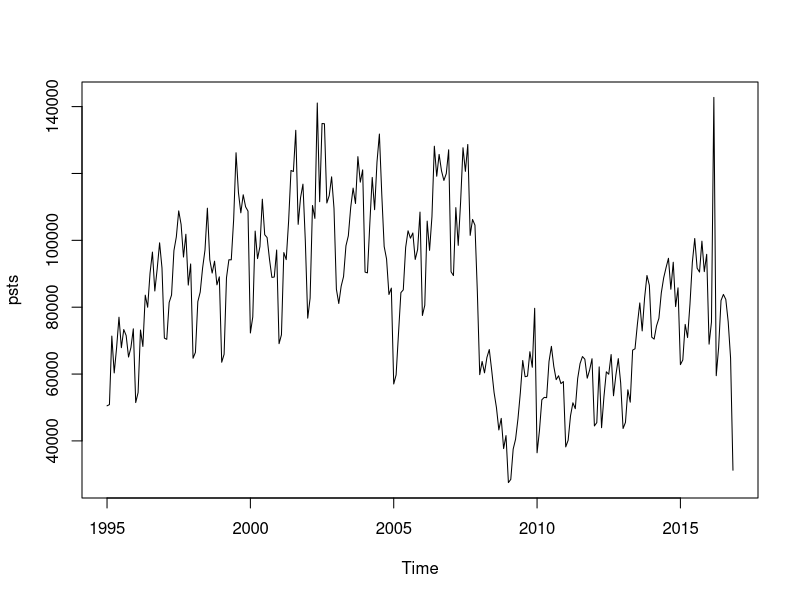
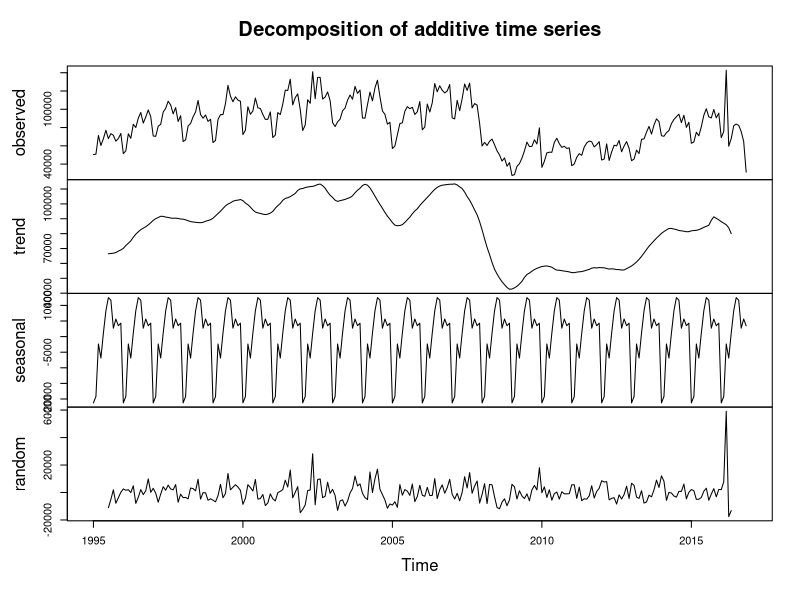
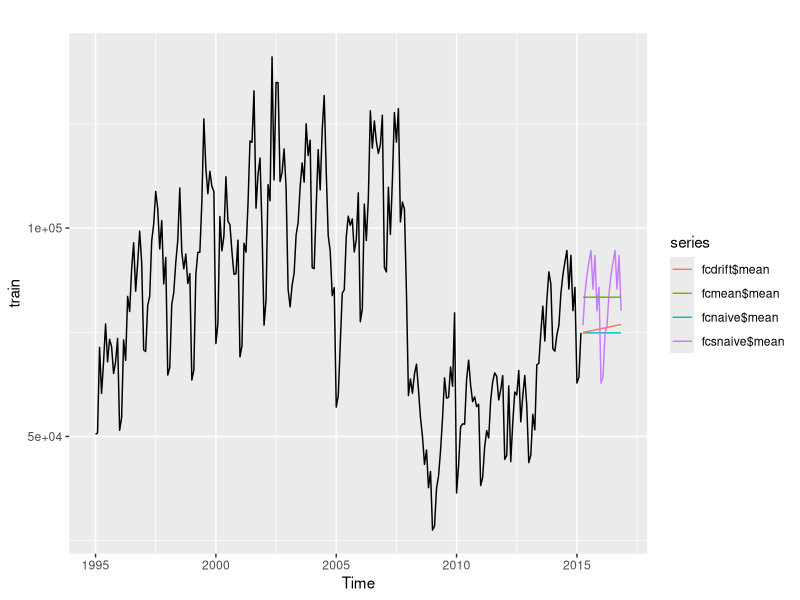
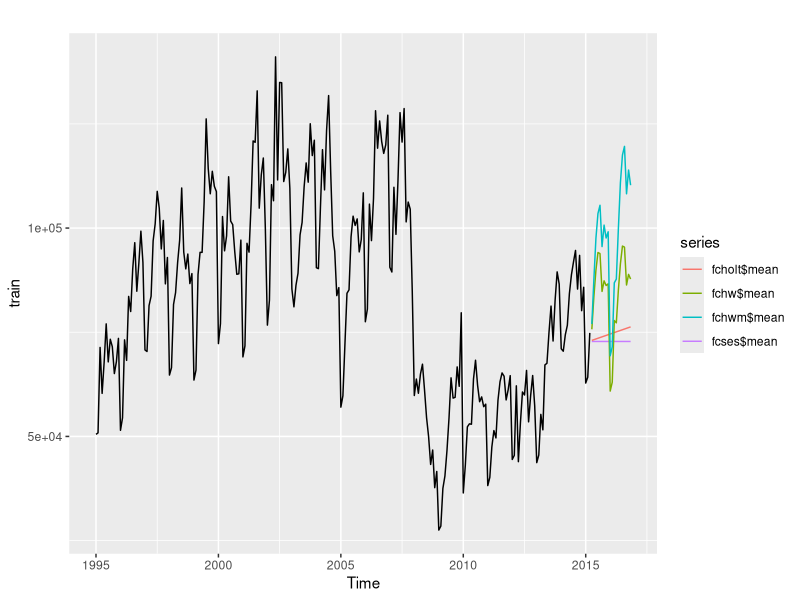
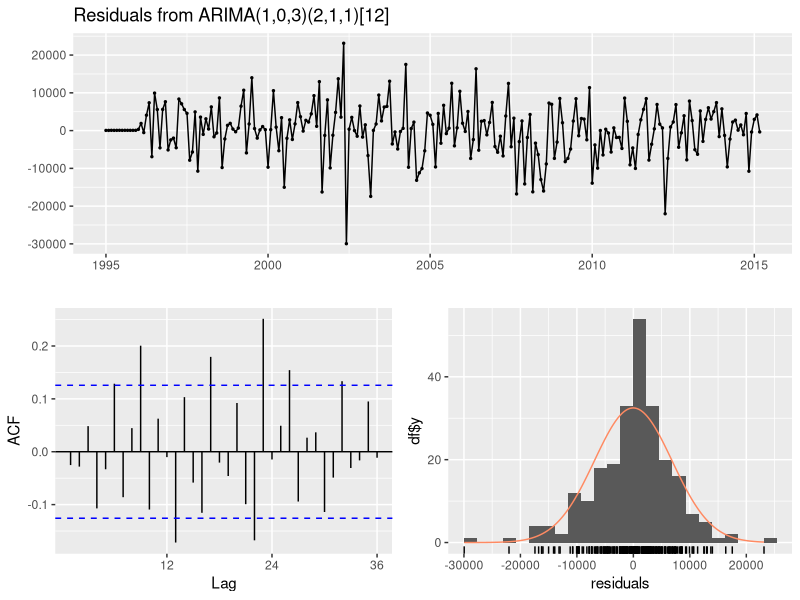
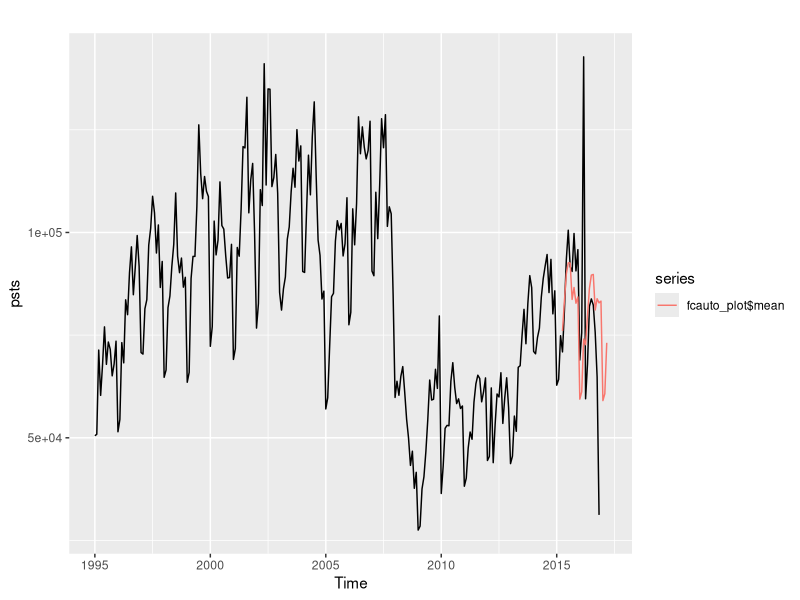
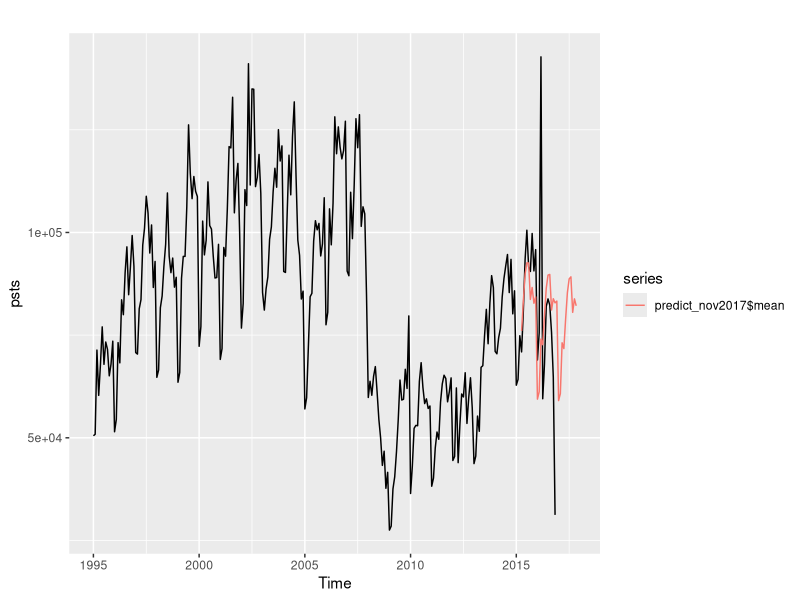

Generate these figures, in order, with R:
## R project: Time Series Forecasting of Property Sales in England and Wales
rm(list=ls())
library(forecast)

# Loading data
data <- read.csv("propertysales.csv")
summary(data)
head(data)

# Creating time series object
psts <- ts(data$Total_Sales, start = c(1995,1), end = c(2016,11), frequency = 12)
psts
length(psts)
plot(psts)

# Creating training and test dataset
train <- subset(psts, end = length(psts)-20)
test <- tail(psts,20)

# Decomposing the time series data
plot(decompose(psts)) 

# Using Simple Forecasting Methods 
fcnaive <- naive(train, h = 20) # Naive forecast
fcsnaive <- snaive(train, h = 20) # Seasonal Naive forecast
fcmean <- meanf(train, h = 20) # Mean forecast
fcdrift <- rwf(train, h = 20, drift = TRUE) # Drift forecast

# Plotting Simple Forecasting Methods 
autoplot(train) + autolayer(fcnaive$mean) + autolayer(fcsnaive$mean) +
  autolayer(fcdrift$mean) + autolayer(fcmean$mean)

# Generating performance metrics
accuracy(fcnaive,psts)
accuracy(fcsnaive,psts)
accuracy(fcmean,psts)
accuracy(fcdrift,test)

# Performing Exponential Smoothing
fcses <- ses(train, h = 20) # Simple Exponential Smoothing
fcholt <- holt(train, h = 20) # Holt Linear Method
fchw <- hw(train, h = 20) # Additive Holt Winters Method
fchwm <- hw(train, h = 20, seasonal = "multiplicative") # Multiplicative Holt Winters Method

# Plotting Exponential Smoothing Methods 
autoplot(train) + autolayer(fcses$mean) + autolayer(fcholt$mean) +
  autolayer(fchw$mean) + autolayer(fchwm$mean) 

# Generating performance metrics
accuracy(fcses,psts)
accuracy(fcholt,psts)
accuracy(fchw,psts)
accuracy(fchwm,psts)

# Performing Auto ARIMA

fcauto <- auto.arima(train)
fcauto

# Checking Residuals
checkresiduals(fcauto)

# Generating performance metrics
accuracy(forecast(fcauto),psts)

# Plotting Auto ARIMA
fcauto_plot <- forecast(fcauto)
autoplot(psts) + autolayer(fcauto_plot$mean)

# Generating forecast for next year ie. till Nov 2017
predict_nov2017 <- forecast(fcauto, 32)
predict_nov2017
autoplot(psts) + autolayer(predict_nov2017$mean)
